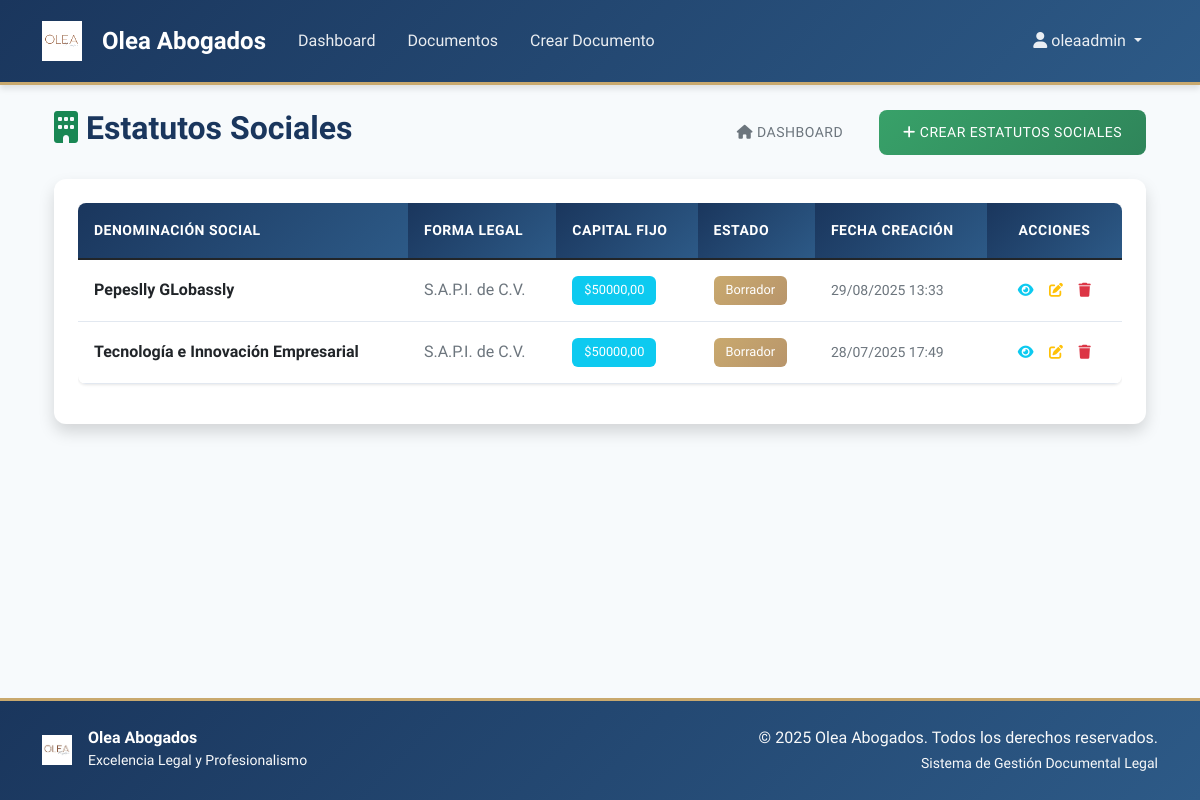
Page /documentos/estatutos-sociales/ (signed in) on the committed database.
### documentos/estatutos_sociedad.py (models this page shows, shortened)
class EstatutosSociedad(models.Model):
    denominacion = models.CharField(
        max_length=200,
        help_text="Nombre completo de la sociedad (sin la abreviatura)",
    )
    forma_legal = models.CharField(
        max_length=100,
        help_text="Forma legal o abreviatura (p.ej. S.A.P.I. de C.V.), valor dinámico",
    )
    domicilio = models.CharField(
        max_length=200,
        help_text="Domicilio social registrado",
    )
    nacionalidad = models.CharField(
        max_length=100,
        default="mexicana",
        help_text="Nacionalidad de la sociedad",
    )
    objeto_social = models.JSONField(
        help_text="Lista de cláusulas del objeto social",
    )
    duracion_indefinida = models.BooleanField(
        default=True,
        help_text="Si la sociedad tiene duración indefinida",
    )
    convenio_admision_extranjeros = models.BooleanField(
        default=True,
        help_text="Si los accionistas adoptan el convenio de admisión de extranjeros",
    )
    capital_fijo_monto = models.DecimalField(
        max_digits=16,
        decimal_places=2,
        help_text="Monto del capital fijo en M.N.",
    )
    capital_fijo_texto = models.CharField(
        max_length=200,
        help_text="Monto del capital fijo en texto",
    )
    acciones_serie_a = models.BigIntegerField(
        help_text="Número de acciones de la Serie A (capital fijo)",
    )
    capital_variable_ilimitado = models.BooleanField(
        default=True,
        help_text="True si la parte variable del capital es ilimitada",
    )
    clase_acciones = models.JSONField(
        help_text="Definición de series de acciones: claves 'A','B','P' con sus derechos y limitaciones",
    )
    libro_registro_acciones = models.CharField(
        max_length=200,
        default="Libro de Registro de Acciones",
        help_text="Nombre del libro de registro de acciones",
    )
    derecho_preferencia = models.BooleanField(
        default=True,
        help_text="Si los accionistas tienen derecho de preferencia en aumentos de capital",
    )
    procedimiento_transmision = models.TextField(
        help_text="Descripción del procedimiento de transmisión de acciones",
    )
    periodicidad_asamblea = models.CharField(
        max_length=100,
        default="Anual",
        help_text="Frecuencia de las Asambleas Ordinarias",
    )
    quorum_ordinaria = models.DecimalField(
        max_digits=5,
        decimal_places=2,
        default=50.00,
        help_text="Porcentaje de quórum para Asamblea Ordinaria (%)",
    )
    quorum_extraordinaria = models.DecimalField(
        max_digits=5,
        decimal_places=2,
        default=75.00,
        help_text="Porcentaje de quórum para Asamblea Extraordinaria (%)",
    )
    num_consejeros = models.PositiveIntegerField(
        help_text="Número de consejeros propietarios",
    )
    suplentes_permitidos = models.BooleanField(
        default=True,
        help_text="Si hay consejeros suplentes",
    )
    num_comisarios = models.PositiveIntegerField(
        help_text="Número de comisarios titulares",
    )
    comisarios_suplentes = models.BooleanField(
        default=True,
        help_text="Si hay comisarios suplentes",
    )
    ejercicio_inicio = models.CharField(
        max_length=20,
        default="01/01",
        help_text="Fecha de inicio del ejercicio social",
    )
    ejercicio_fin = models.CharField(
        max_length=20,
        default="31/12",
        help_text="Fecha de fin del ejercicio social",
    )
    reserva_legal_pct = models.DecimalField(
        max_digits=5,
        decimal_places=2,
        default=5.00,
        help_text="Porcentaje mínimo para el Fondo de Reserva Legal (%)",
    )
    usuario = models.ForeignKey(User, on_delete=models.CASCADE, related_name='estatutos_sociedad')
    ESTADO_CHOICES = [
        ('borrador', 'Borrador'),
        ('emitido', 'Emitido'),
        ('firmado', 'Firmado'),
        ('vigente', 'Vigente'),
        ('modificado', 'Modificado'),
    ]
    estado = models.CharField(max_length=20, choices=ESTADO_CHOICES, default='borrador')
    html_cache = models.TextField(blank=True)
    fecha_creacion = models.DateTimeField(auto_now_add=True)
    fecha_actualizacion = models.DateTimeField(auto_now=True)
    class Meta:
        verbose_name = "Estatutos Sociales"
        verbose_name_plural = "Estatutos Sociales"
        ordering = ['-fecha_creacion']
    def get_estado_badge_class(self):
        classes = {
            'borrador': 'bg-secondary',
            'emitido': 'bg-info',
            'firmado': 'bg-primary',
            'vigente': 'bg-success',
            'modificado': 'bg-warning',
        }
        return classes.get(self.estado, 'bg-secondary')

### documentos/views.py (the view)
# urls.py: path('estatutos-sociales/', views.EstatutosSociedadListView.as_view(), name='lista_estatutos_sociedad'),
class EstatutosSociedadListView(LoginRequiredMixin, ListView):
    model = EstatutosSociedad
    template_name = 'documentos/lista_estatutos_sociedad.html'
    context_object_name = 'estatutos_list'
    paginate_by = 10
    def get_queryset(self):
        return EstatutosSociedad.objects.filter(usuario=self.request.user).order_by('-fecha_creacion')
    def get_context_data(self, **kwargs):
        context = super().get_context_data(**kwargs)
        context['title'] = 'Estatutos Sociales'
        return context

### templates/documentos/lista_estatutos_sociedad.html (shortened to what this page needs)
{% extends 'base.html' %}
{% block content %}
<div class="container-fluid">
    <div class="row">
        <div class="col-12">
            <div class="d-flex justify-content-between align-items-center mb-4">
                <h2><i class="fas fa-building text-success me-2"></i>Estatutos Sociales</h2>
                <div>
                    <a href="{% url 'dashboard' %}" class="btn btn-outline-secondary me-2">
                        <i class="fas fa-home"></i> Dashboard
                    </a>
                    <a href="{% url 'documentos:crear_estatutos_sociedad' %}" class="btn btn-success">
                        <i class="fas fa-plus"></i> Crear Estatutos Sociales
                    </a>
                </div>
            </div>
            <div class="card shadow">
                <div class="card-body">
                    {% if estatutos_list %}
                        <div class="table-responsive">
                            <table class="table table-hover">
                                <thead class="table-success">
                                    <tr>
                                        <th>Denominación Social</th>
                                        <th>Forma Legal</th>
                                        <th>Capital Fijo</th>
                                        <th>Estado</th>
                                        <th>Fecha Creación</th>
                                        <th class="text-center">Acciones</th>
                                    </tr>
                                </thead>
                                <tbody>
                                    {% for estatutos in estatutos_list %}
                                    <tr>
                                        <td>
                                            <strong>{{ estatutos.denominacion }}</strong>
                                        </td>
                                        <td>
                                            <span class="text-muted">{{ estatutos.forma_legal }}</span>
                                        </td>
                                        <td>
                                            <span class="badge bg-info">
                                                ${{ estatutos.capital_fijo_monto|floatformat:2 }}
                                            </span>
                                        </td>
                                        <td>
                                            <span class="badge {{ estatutos.get_estado_badge_class }}">
                                                {{ estatutos.get_estado_display }}
                                            </span>
                                        </td>
                                        <td>
                                            <small class="text-muted">
                                                {{ estatutos.fecha_creacion|date:"d/m/Y H:i" }}
                                            </small>
                                        </td>
                                        <td class="text-center">
                                            <div class="btn-group btn-group-sm" role="group">
                                                <a href="{% url 'documentos:detalle_estatutos_sociedad' estatutos.pk %}"
                                                   class="btn btn-outline-info" title="Ver detalle">
                                                    <i class="fas fa-eye"></i>
                                                </a>
                                                <a href="{% url 'documentos:editar_estatutos_sociedad' estatutos.pk %}"
                                                   class="btn btn-outline-warning" title="Editar">
                                                    <i class="fas fa-edit"></i>
                                                </a>
                                                <a href="{% url 'documentos:eliminar_estatutos_sociedad' estatutos.pk %}"
                                                   class="btn btn-outline-danger" title="Eliminar">
                                                    <i class="fas fa-trash"></i>
                                                </a>
                                            </div>
                                        </td>
                                    </tr>
                                    {% endfor %}
                                </tbody>
                            </table>
                        </div>
                    {% endif %}
                </div>
            </div>
        </div>
    </div>
</div>
{% endblock %}

### templates/base.html (shortened to what this page needs)
<!DOCTYPE html>
<html lang="es">
<head>
    <link href="https://cdn.jsdelivr.net/npm/bootstrap@5.1.3/dist/css/bootstrap.min.css" rel="stylesheet">
    <link rel="stylesheet" href="https://cdn.jsdelivr.net/npm/@fortawesome/fontawesome-free@6.0.0/css/all.min.css">
    {% load static %}
    <link rel="stylesheet" href="{% static 'css/style.css' %}">
</head>
<body>
    <nav class="navbar navbar-expand-lg navbar-dark">
        <div class="container">
            <a class="navbar-brand" href="{% url 'home' %}">
                <img src="{% static 'images/Olea_logo.jpg' %}" alt="Olea Logo" class="me-2">
                <span>Olea Abogados</span>
            </a>
            <div class="collapse navbar-collapse" id="navbarNav">
                <ul class="navbar-nav me-auto">
                    {% if user.is_authenticated %}
                        <li class="nav-item">
                            <a class="nav-link" href="{% url 'dashboard' %}">Dashboard</a>
                        </li>
                        <li class="nav-item">
                            <a class="nav-link" href="{% url 'documentos:lista' %}">Documentos</a>
                        </li>
                        <li class="nav-item">
                            <a class="nav-link" href="{% url 'documentos:crear' %}">Crear Documento</a>
                        </li>
                    {% endif %}
                </ul>
                <ul class="navbar-nav">
                    {% if user.is_authenticated %}
                        <li class="nav-item dropdown">
                            <a class="nav-link dropdown-toggle" href="#" id="navbarDropdown" role="button" data-bs-toggle="dropdown">
                                <i class="fas fa-user me-1"></i>{{ user.username }}
                            </a>
                        </li>
                    {% endif %}
                </ul>
            </div>
        </div>
    </nav>
    <main class="container mt-4">
        {% block content %}{% endblock %}
    </main>
    <footer class="mt-5 py-4">
        <div class="container">
            <div class="row align-items-center">
                <div class="col-md-6">
                    <div class="d-flex align-items-center">
                        <img src="{% static 'images/Olea_logo.jpg' %}" alt="Olea Logo" style="height: 30px; width: auto;" class="me-3">
                        <div>
                            <h6 class="mb-0 text-white">Olea Abogados</h6>
                            <small class="text-light">Excelencia Legal y Profesionalismo</small>
                        </div>
                    </div>
                </div>
                <div class="col-md-6 text-md-end text-center mt-3 mt-md-0">
                    <p class="mb-0 text-light">&copy; 2025 Olea Abogados. Todos los derechos reservados.</p>
                    <small class="text-light">Sistema de Gestión Documental Legal</small>
                </div>
            </div>
        </div>
    </footer>
</body>
</html>

### static/css/style.css (style rules this page uses)
html, body { height: 100%; }
:root { --primary-color: #1a365d; --secondary-color: #2d5a87; --accent-color: #c9a96e; --text-dark: #2d3748; --text-light: #718096; --background-light: #f7fafc; --border-color: #e2e8f0; --shadow-light: 0 1px 3px rgba(0, 0, 0, 0.1); --shadow-medium: 0 4px 6px rgba(0, 0, 0, 0.1); --shadow-heavy: 0 10px 25px rgba(0, 0, 0, 0.15); }
body { font-family: 'Segoe UI', Tahoma, Geneva, Verdana, sans-serif; color: var(--text-dark); line-height: 1.6; background-color: var(--background-light); display: flex; flex-direction: column; min-height: 100%; }
h1, h2, h3, h4, h5, h6 { font-family: 'Georgia', serif; font-weight: 600; color: var(--primary-color); }
.navbar { background: linear-gradient(135deg, var(--primary-color) 0%, var(--secondary-color) 100%); box-shadow: var(--shadow-medium); padding: 1rem 0; border-bottom: 3px solid var(--accent-color); }
.navbar-brand { font-family: 'Georgia', serif; font-size: 1.5rem; font-weight: 700; color: white !important; display: flex; align-items: center; gap: 0.75rem; }
.navbar-brand img { height: 40px; width: auto; filter: brightness(1.1); }
.navbar-nav .nav-link { color: rgba(255, 255, 255, 0.9) !important; font-weight: 500; padding: 0.5rem 1rem !important; border-radius: 0.375rem; transition: all 0.3s ease; }
.card { border: none; border-radius: 0.75rem; box-shadow: var(--shadow-light); transition: all 0.3s ease; background: white; }
.card-body { padding: 1.5rem; }
.btn { border-radius: 0.5rem; font-weight: 500; padding: 0.75rem 1.5rem; transition: all 0.3s ease; border: none; text-transform: uppercase; letter-spacing: 0.5px; font-size: 0.875rem; }
.btn-success { background: linear-gradient(135deg, #38a169 0%, #2f855a 100%); }
.table { border-radius: 0.5rem; overflow: hidden; box-shadow: var(--shadow-light); }
.table th { background: linear-gradient(135deg, var(--primary-color) 0%, var(--secondary-color) 100%); color: white; font-weight: 600; text-transform: uppercase; letter-spacing: 0.5px; font-size: 0.875rem; padding: 1rem; border: none; }
.table td { padding: 1rem; border-color: var(--border-color); vertical-align: middle; }
main.container { margin-top: 1.5rem; flex: 1 0 auto; }
.badge { font-size: 0.8em; padding: 0.5rem 0.75rem; border-radius: 0.375rem; font-weight: 500; }
.badge.bg-secondary { background: linear-gradient(135deg, var(--accent-color) 0%, #b8956b 100%) !important; }
footer { background: linear-gradient(135deg, var(--primary-color) 0%, var(--secondary-color) 100%); color: white; padding: 2rem 0; margin-top: auto; border-top: 3px solid var(--accent-color); }

### rows in the picture
EstatutosSociedad: denominacion "Pepeslly GLobassly", forma_legal "S.A.P.I. de C.V.", capital_fijo_monto "50000,00", estado "Borrador", fecha_creacion "29/08/2025 13:33"
EstatutosSociedad: denominacion "Tecnología e Innovación Empresarial", forma_legal "S.A.P.I. de C.V.", capital_fijo_monto "50000,00", estado "Borrador", fecha_creacion "28/07/2025 17:49"

### other values in the picture
{{ user.username }} "oleaadmin"
